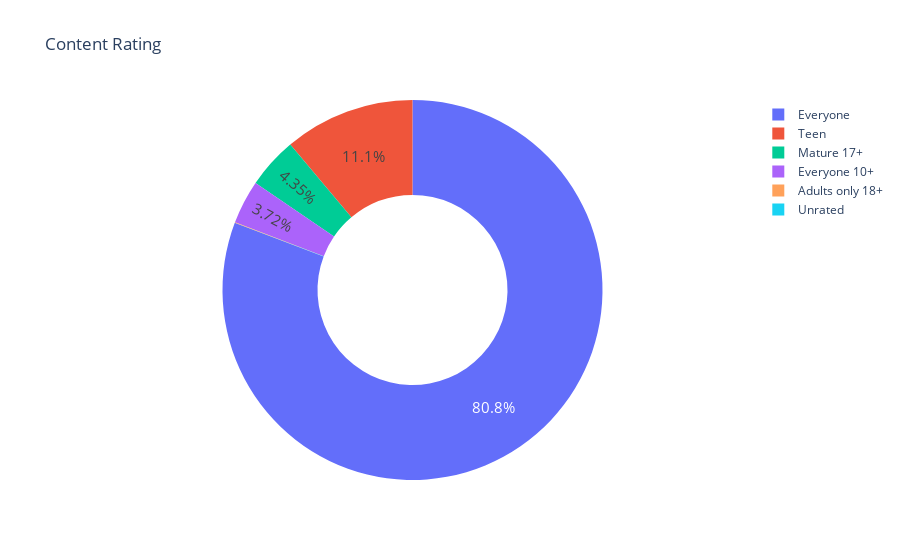

The cell this chart's notebook holds for it:
### Code cell
#make a donut chart with "hole" argument
fig = px.pie(labels=ratings.index,
values=ratings.values,
title="Content Rating",
names=ratings.index,
hole=0.5,
)
fig.update_traces(textposition='inside', textfont_size=15, textinfo='percent')
 
fig.show()

### Figure 1 — Plotly figure (JSON) as saved in the notebook; plotly's stock layout.template omitted (floating-point values rounded to 4 significant figures)
{"data": [{"domain": {"x": [0, 1], "y": [0, 1]}, "hole": 0.5, "hovertemplate": "label=%{label}<br>value=%{value}<extra></extra>", "labels": ["Everyone", "Teen", "Mature 17+", "Everyone 10+", "Adults only 18+", "Unrated"], "legendgroup": "", "name": "", "showlegend": true, "textfont": {"size": 15}, "textinfo": "percent", "textposition": "inside", "type": "pie", "values": [6621, 912, 357, 305, 3, 1]}], "layout": {"legend": {"tracegroupgap": 0}, "title": {"text": "Content Rating"}}}
